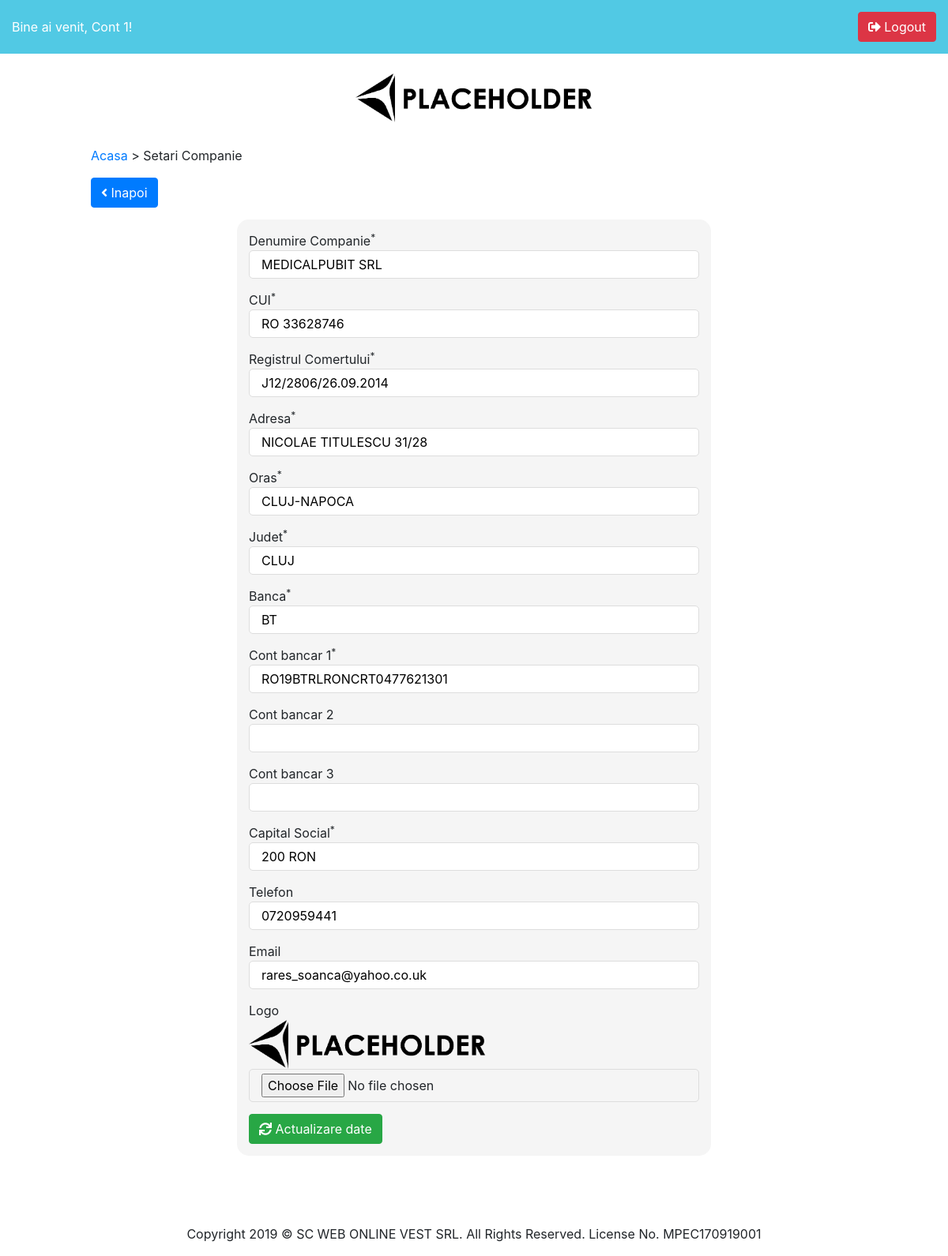
/app/admin/datefirma.php (signed in), run on the app's committed database.
### tables this page shows
CREATE TABLE `conturi` (
  `ID` int(255) NOT NULL,
  `nume` varchar(255) NOT NULL,
  `email` varchar(255) NOT NULL,
  `pass` varchar(255) NOT NULL,
  `tip` int(255) NOT NULL
);

CREATE TABLE `datefirma` (
  `ID` int(255) NOT NULL,
  `nume` varchar(255) NOT NULL,
  `adresa` varchar(255) NOT NULL,
  `oras` varchar(255) NOT NULL,
  `judet` varchar(255) NOT NULL,
  `email` varchar(255) NOT NULL,
  `cui` varchar(255) NOT NULL,
  `rc` varchar(255) NOT NULL,
  `banca` varchar(255) NOT NULL,
  `cont1` varchar(255) NOT NULL,
  `cont2` varchar(255) NOT NULL,
  `cont3` varchar(255) NOT NULL,
  `logo` varchar(255) NOT NULL,
  `capital_social` varchar(255) NOT NULL,
  `telefon` varchar(255) NOT NULL
);

### app/admin/datefirma.php (the view, shortened to what this page needs)
<?php
include 'header.php';
?>
    <div class="row">
        <div class="col-xs-12 col-sm-1 col-md-1 col-lg-1"></div>
        <div class="col-xs-12 col-sm-10 col-md-10 col-lg-10" style="padding-top: 15px;">
            <p><a href="/">Acasa</a> > Setari Companie</p>
            <a href="dashboard.php"><button type="button" class="btn btn-primary"><i class="fas fa-angle-left"></i> Inapoi</button></a>
            <?php
            include 'db.php';
            try {
                $dbh = new PDO("mysql:host=$hostdb; dbname=$namedb", $userdb, $passdb);
                $date = $dbh -> query("SELECT * FROM datefirma");
                foreach($date as $row)
                {
                    $nume = $row['nume'];
                    $adresa = $row['adresa'];
                    $oras = $row['oras'];
                    $judet = $row['judet'];
                    $email = $row['email'];
                    $cui = $row['cui'];
                    $rc = $row['rc'];
                    $banca = $row['banca'];
                    $cont1 = $row['cont1'];
                    $cont2 = $row['cont2'];
                    $cont3 = $row['cont3'];
                    $logo = $row['logo'];
                    $capital_social = $row['capital_social'];
                    $telefon = $row['telefon'];
                }
            }
            catch(PDOException $e) {
                echo $e->getMessage();
            }
            ?>
            <div class="formwrapper">
                <form id="adaugapartener">
                    <div>
                        <p>Denumire Companie<sup>*</sup></p>
                        <input type="text" name="nume" value="<?php echo $nume; ?>" required >
                    </div>
                    <div>
                        <p>CUI<sup>*</sup></p>
                        <input type="text" name="cui" value="<?php echo $cui; ?>" required>
                    </div>
                    <div>
                        <p>Registrul Comertului<sup>*</sup></p>
                        <input type="text" name="rc" value="<?php echo $rc; ?>" required>
                    </div>
                    <div>
                        <p>Adresa<sup>*</sup></p>
                        <input type="text" name="adresa" value="<?php echo $adresa; ?>" required>
                    </div>
                    <div>
                        <p>Oras<sup>*</sup></p>
                        <input type="text" name="oras" value="<?php echo $oras; ?>" required>
                    </div>
                    <div>
                        <p>Judet<sup>*</sup></p>
                        <input type="text" name="judet" value="<?php echo $judet; ?>" required>
                    </div>
                    <div>
                        <p>Banca<sup>*</sup></p>
                        <input type="text" name="banca" value="<?php echo $banca; ?>" required>
                    </div>
                    <div>
                        <p>Cont bancar 1<sup>*</sup></p>
                        <input type="text" name="cont1" value="<?php echo $cont1; ?>" required>
                    </div>
                    <div>
                        <p>Cont bancar 2</p>
                        <input type="text" name="cont2" value="<?php echo $cont2; ?>" >
                    </div>
                    <div>
                        <p>Cont bancar 3</p>
                        <input type="text" name="cont3" value="<?php echo $cont3; ?>" >
                    </div>
                    <div>
                        <p>Capital Social<sup>*</sup></p>
                        <input type="text" name="capital_social" value="<?php echo $capital_social; ?>" placeholder="Exemplu: 200.00 RON" required >
                    </div>
                    <div>
                        <p>Telefon</p>
                        <input type="text" name="telefon" value="<?php echo $telefon; ?>" >
                    </div>
                    <div>
                        <p>Email</p>
                        <input type="email" name="email" value="<?php echo $email; ?>">
                    </div>
                    <div>
                        <p>Logo</p>
                        <?php
                        if($logo != '')
                        {
                            ?>
                            <img src="imgs/<?php echo $logo; ?>" alt="logo companie" class="logocompanie" style="max-width: 300px; display: block;" />
                            <button type="button" class="btn btn-danger stergeimaginea" style="margin-top: 15px; margin-bottom: 15px;"><i class="fas fa-trash"></i> Sterge imaginea</button>
                            <input type="file" name="logocompanie" />
                            <?php
                        }
                        else
                        {
                            ?>
                            <img src="placeholder.png" alt="logo companie" class="logocompanie" style="max-width: 300px; display: block;" />
                            <input type="file" name="logocompanie" />
                            <?php
                        }
                        ?>
                    </div>
                    <div>
                        <button type="submit" class="btn btn-success"><i class="fas fa-sync"></i> Actualizare date</button>
                    </div>
                </form>
            </div>
            <div class="parteneriwrapper"></div>
        </div>
        <div class="col-xs-12 col-sm-1 col-md-1 col-lg-1"></div>
    </div>
<?php
include 'footer.php';
?>

### app/admin/header.php (shortened to what this page needs)
<?php
$id_admin = $_COOKIE['id_admin'];
?>
<!DOCTYPE html>
<html>
    <head>
        <link rel="stylesheet" href="https://use.fontawesome.com/releases/v5.6.3/css/all.css">
        <link href="https://stackpath.bootstrapcdn.com/bootstrap/4.3.1/css/bootstrap.min.css" rel="stylesheet">
    </head>
    <body>
        <div class="container-fluid">
        <header class="row">
            <div class="col-xs-12 col-sm-6 col-md-6 col-lg-6">
                Bine ai venit,
                <?php
                include 'db.php';
                try {
                    $dbh = new PDO("mysql:host=$hostdb; dbname=$namedb", $userdb, $passdb);
                    $nume = $dbh -> query("SELECT * FROM conturi WHERE ID = '$id_admin'");
                    foreach($nume as $row)
                    {
                        echo $row['nume'];
                    }
                }
                catch(PDOException $e) {
                    echo $e->getMessage();
                }
                ?>!
            </div>
            <div class="col-xs-12 col-sm-6 col-md-6 col-lg-6" style="text-align: right">
                <a href="logout.php"><button type="button" class="btn btn-danger"><i class="fas fa-sign-out-alt"></i> Logout</button></a>
            </div>
        </header>
        <div class="row logowrapper">
            <div class="col-xs-12 col-sm-12 col-md-12 col-lg-12">
                <?php
                try {
                    $dbh = new PDO("mysql:host=$hostdb; dbname=$namedb", $userdb, $passdb);
                    $logo = $dbh -> query("SELECT * FROM datefirma");
                    foreach($logo as $row)
                    {
                        if($row['logo'] != '')
                        {
                            ?>
                            <img src="imgs/<?php echo $row['logo']; ?>" alt="logo firma" />
                            <?php
                        }
                        else
                        {
                            ?>
                            <img src="placeholder.png" alt="logo firma" />
                            <?php
                        }
                    }
                }
                catch(PDOException $e) {
                    echo $e->getMessage();
                }
                ?>
            </div>
        </div>

### app/admin/header.php (style rules this page uses)
header { padding-top: 15px; padding-bottom: 15px; display: flex; align-items: center; background: #51c9e4; color: #fff; }
div.logowrapper { text-align: center; padding-top: 10px; }
div.logowrapper img { max-width: 300px; padding-top: 15px; padding-bottom: 15px; }

### app/admin/datefirma.php (style rules this page uses)
div.formwrapper { margin-top: 15px; }
div.formwrapper form { width: 600px; max-width: 100%; margin: auto; background: #f5f5f5; padding: 15px; border-radius: 15px; }
div.formwrapper form div:not(:first-of-type) { margin-top: 15px; }
div.formwrapper form p { margin:0; padding: 0; }
div.formwrapper form input { display: block; width: 100%; padding: 5px 15px; border-radius: 5px; border: 1px solid #ddd; transition: all 0.3s ease-out; }
div.parteneriwrapper { padding-top: 15px; }

### data on the page
conturi: nume "Cont 1"
datefirma: nume "MEDICALPUBIT SRL", cui "RO 33628746", rc "J12/2806/26.09.2014", adresa "NICOLAE TITULESCU 31/28", oras "CLUJ-NAPOCA", judet "CLUJ", banca "BT", cont1 "RO19BTRLRONCRT0477621301", capital_social "200 RON", telefon "0720959441", email "rares_soanca@yahoo.co.uk"
